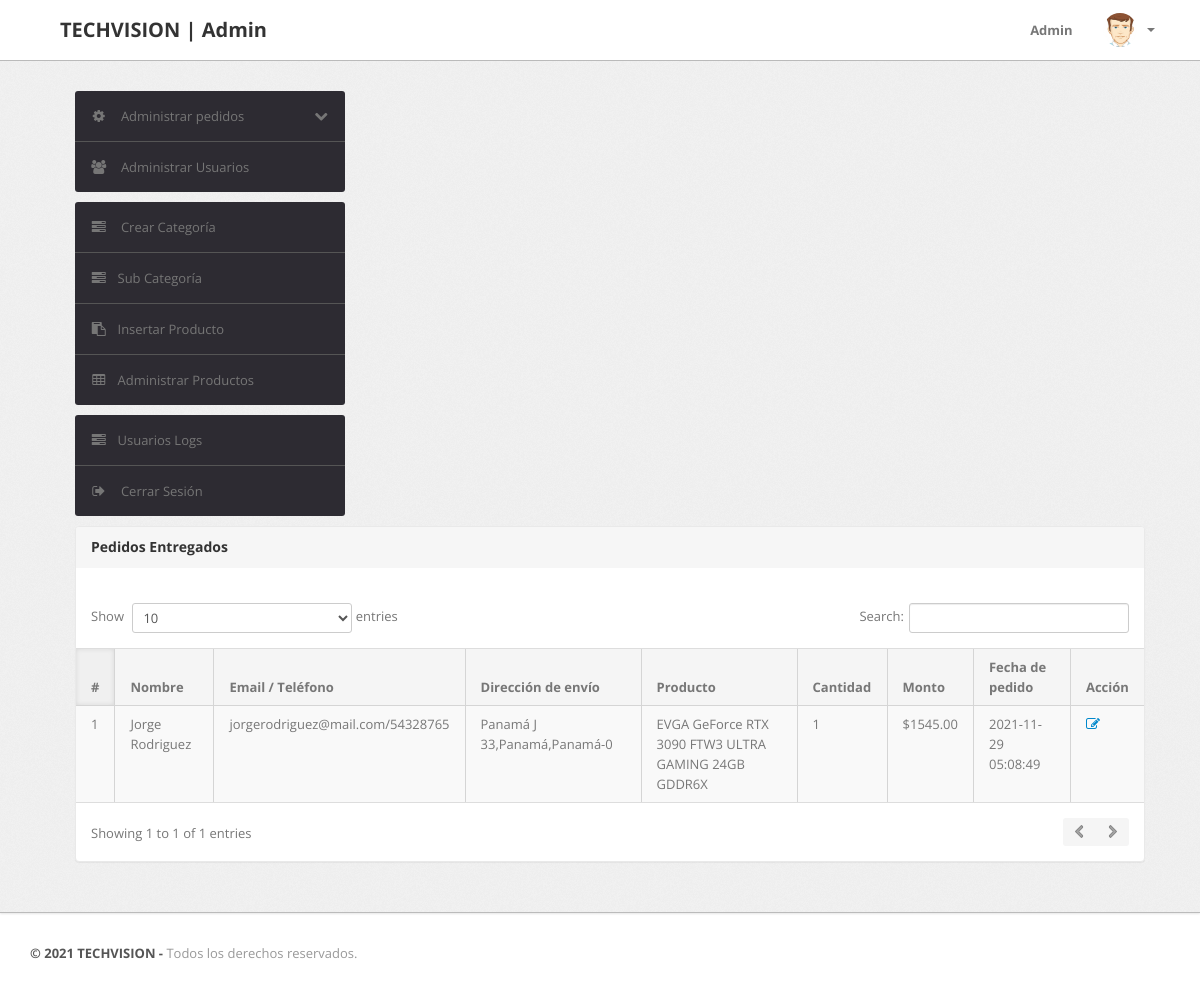
Page /admin/delivered-orders.php (signed in) on the earlier database version.
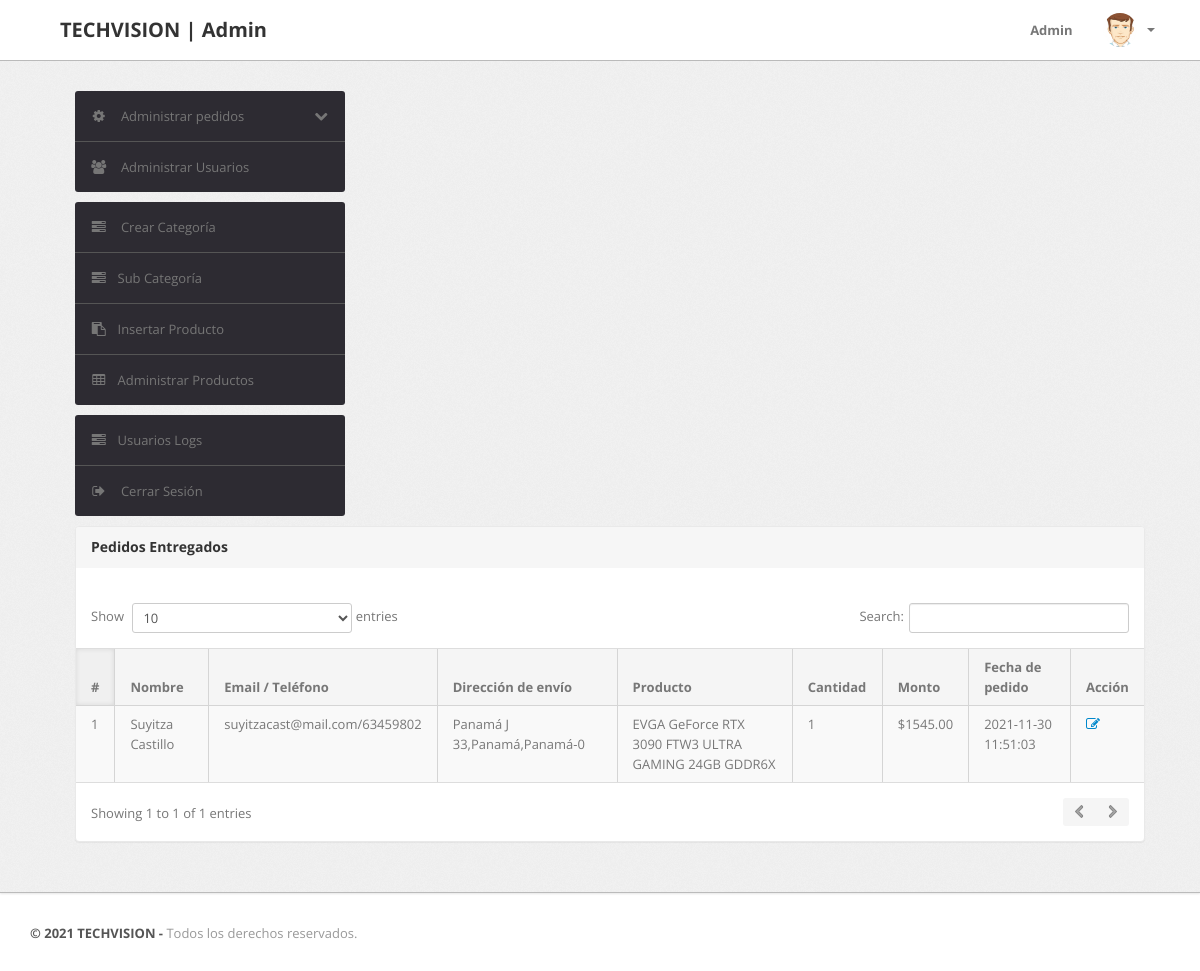
Same page on the later database version.
### tables this page shows
CREATE TABLE `orders` (
  `id` int(11) NOT NULL AUTO_INCREMENT,
  `userId` int(11) DEFAULT NULL,
  `productId` varchar(255) DEFAULT NULL,
  `quantity` int(11) DEFAULT NULL,
  `orderDate` timestamp NOT NULL DEFAULT current_timestamp(),
  `paymentMethod` varchar(50) DEFAULT NULL,
  `orderStatus` varchar(55) DEFAULT NULL,
  PRIMARY KEY (`id`)
);

CREATE TABLE `users` (
  `id` int(11) NOT NULL AUTO_INCREMENT,
  `name` varchar(255) DEFAULT NULL,
  `email` varchar(255) DEFAULT NULL,
  `contactno` bigint(11) DEFAULT NULL,
  `password` varchar(255) DEFAULT NULL,
  `shippingAddress` longtext DEFAULT NULL,
  `shippingState` varchar(255) DEFAULT NULL,
  `shippingCity` varchar(255) DEFAULT NULL,
  `shippingPincode` int(11) DEFAULT NULL,
  `billingAddress` longtext DEFAULT NULL,
  `billingState` varchar(255) DEFAULT NULL,
  `billingCity` varchar(255) DEFAULT NULL,
  `billingPincode` int(11) DEFAULT NULL,
  `regDate` timestamp NOT NULL DEFAULT current_timestamp(),
  `updationDate` varchar(255) DEFAULT NULL,
  PRIMARY KEY (`id`)
);

CREATE TABLE `products` (
  `id` int(11) NOT NULL AUTO_INCREMENT,
  `category` int(11) NOT NULL,
  `subCategory` int(11) DEFAULT NULL,
  `productName` varchar(255) DEFAULT NULL,
  `productCompany` varchar(255) DEFAULT NULL,
  `productPrice` decimal(10,2) DEFAULT NULL,
  `productPriceBeforeDiscount` decimal(10,2) DEFAULT NULL,
  `productDescription` longtext DEFAULT NULL,
  `productImage1` varchar(255) DEFAULT NULL,
  `productImage2` varchar(255) DEFAULT NULL,
  `productImage3` varchar(255) DEFAULT NULL,
  `shippingCharge` decimal(10,2) DEFAULT NULL,
  `productAvailability` varchar(255) DEFAULT NULL,
  `postingDate` timestamp NULL DEFAULT current_timestamp(),
  `updationDate` varchar(255) DEFAULT NULL,
  PRIMARY KEY (`id`)
);

### admin/delivered-orders.php (the view, shortened to what this page needs)
<?php
include('include/config.php');
if(strlen($_SESSION['alogin'])==0)
	{
header('location:index.php');
}
else{
?>
<!DOCTYPE html>
<html lang="es">
<head>
	<link type="text/css" href="bootstrap/css/bootstrap.min.css" rel="stylesheet">
	<link type="text/css" href="bootstrap/css/bootstrap-responsive.min.css" rel="stylesheet">
	<link type="text/css" href="css/theme.css" rel="stylesheet">
	<link type="text/css" href="images/icons/css/font-awesome.css" rel="stylesheet">
</head>
<body>
<?php include('include/header.php');?>
	<div class="wrapper">
		<div class="container">
			<div class="row">
<?php include('include/sidebar.php');?>
			<div class="span11">
					<div class="content">
	<div class="module">
							<div class="module-head">
								<h3>Pedidos Entregados</h3>
							</div>
							<div class="module-body table">
									<br />
								<table cellpadding="0" cellspacing="0" border="0" class="datatable-1 table table-bordered table-striped	 display table-responsive" >
									<thead>
										<tr>
											<th>#</th>
											<th>Nombre</th>
											<th width="50">Email / Teléfono</th>
											<th>Dirección de envío</th>
											<th>Producto </th>
											<th>Cantidad </th>
											<th>Monto </th>
											<th>Fecha de pedido</th>
											<th>Acción</th>
										</tr>
									</thead>
<tbody>
<?php
$st='Entregado';
$query=mysqli_query($con,"select users.name as username,users.email as useremail,users.contactno as usercontact,users.shippingAddress as shippingaddress,users.shippingCity as shippingcity,users.shippingState as shippingstate,users.shippingPincode as shippingpincode,products.productName as productname,products.shippingCharge as shippingcharge,orders.quantity as quantity,orders.orderDate as orderdate,products.productPrice as productprice,orders.id as id  from orders join users on  orders.userId=users.id join products on products.id=orders.productId where orders.orderStatus='$st'");
$cnt=1;
while($row=mysqli_fetch_array($query))
{
?>
										<tr>
											<td><?php echo htmlentities($cnt);?></td>
											<td><?php echo htmlentities($row['username']);?></td>
											<td><?php echo htmlentities($row['useremail']);?>/<?php echo htmlentities($row['usercontact']);?></td>
											<td><?php echo htmlentities($row['shippingaddress'].",".$row['shippingcity'].",".$row['shippingstate']."-".$row['shippingpincode']);?></td>
											<td><?php echo htmlentities($row['productname']);?></td>
											<td><?php echo htmlentities($row['quantity']);?></td>
											<td>$<?php echo htmlentities($row['quantity']*$row['productprice']+$row['shippingcharge']);?>.00</td>
											<td><?php echo htmlentities($row['orderdate']);?></td>
											<td>    <a href="updateordernuevo.php?oid=<?php echo htmlentities($row['id']);?>" title="Update order" target="_blank"><i class="icon-edit"></i></a>
											</td>
											</tr>
										<?php $cnt=$cnt+1; } ?>
										</tbody>
								</table>
							</div>
						</div>
					</div>
				</div>
			</div>
		</div>
	</div>
<?php include('include/footer.php');?>
</body>
<?php } ?>

Differences in the rows shown:
changed orders "Panamá J 33,Panamá,Panamá-0": userId.name "Jorge Rodriguez" → "Suyitza Castillo"; userId.email "jorgerodriguez@mail.com" → "suyitzacast@mail.com"; userId.contactno "54328765" → "63459802"; orderDate "2021-11-29 05:08:49" → "2021-11-30 11:51:03"
